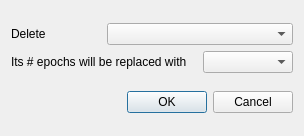
<?xml version="1.0" encoding="UTF-8"?>
<ui version="4.0">
 <class>DeleteBehaviorDialog</class>
 <widget class="QDialog" name="DeleteBehaviorDialog">
  <property name="geometry">
   <rect>
    <x>0</x>
    <y>0</y>
    <width>304</width>
    <height>136</height>
   </rect>
  </property>
  <property name="windowTitle">
   <string>Delete behavior</string>
  </property>
  <layout class="QVBoxLayout" name="verticalLayout">
   <item>
    <layout class="QGridLayout" name="gridLayout">
     <item row="0" column="0">
      <widget class="QLabel" name="label">
       <property name="text">
        <string>Delete</string>
       </property>
      </widget>
     </item>
     <item row="0" column="1" colspan="2">
      <widget class="QComboBox" name="comboBox"/>
     </item>
     <item row="1" column="0" colspan="2">
      <widget class="QLabel" name="label_3">
       <property name="text">
        <string>Its # epochs will be replaced with</string>
       </property>
      </widget>
     </item>
     <item row="1" column="2">
      <widget class="QComboBox" name="comboBox_2"/>
     </item>
    </layout>
   </item>
   <item>
    <widget class="QDialogButtonBox" name="buttonBox">
     <property name="orientation">
      <enum>Qt::Horizontal</enum>
     </property>
     <property name="standardButtons">
      <set>QDialogButtonBox::Cancel|QDialogButtonBox::Ok</set>
     </property>
    </widget>
   </item>
  </layout>
 </widget>
 <resources/>
 <connections>
  <connection>
   <sender>buttonBox</sender>
   <signal>accepted()</signal>
   <receiver>DeleteBehaviorDialog</receiver>
   <slot>accept()</slot>
   <hints>
    <hint type="sourcelabel">
     <x>248</x>
     <y>254</y>
    </hint>
    <hint type="destinationlabel">
     <x>157</x>
     <y>274</y>
    </hint>
   </hints>
  </connection>
  <connection>
   <sender>buttonBox</sender>
   <signal>rejected()</signal>
   <receiver>DeleteBehaviorDialog</receiver>
   <slot>reject()</slot>
   <hints>
    <hint type="sourcelabel">
     <x>316</x>
     <y>260</y>
    </hint>
    <hint type="destinationlabel">
     <x>286</x>
     <y>274</y>
    </hint>
   </hints>
  </connection>
 </connections>
</ui>
